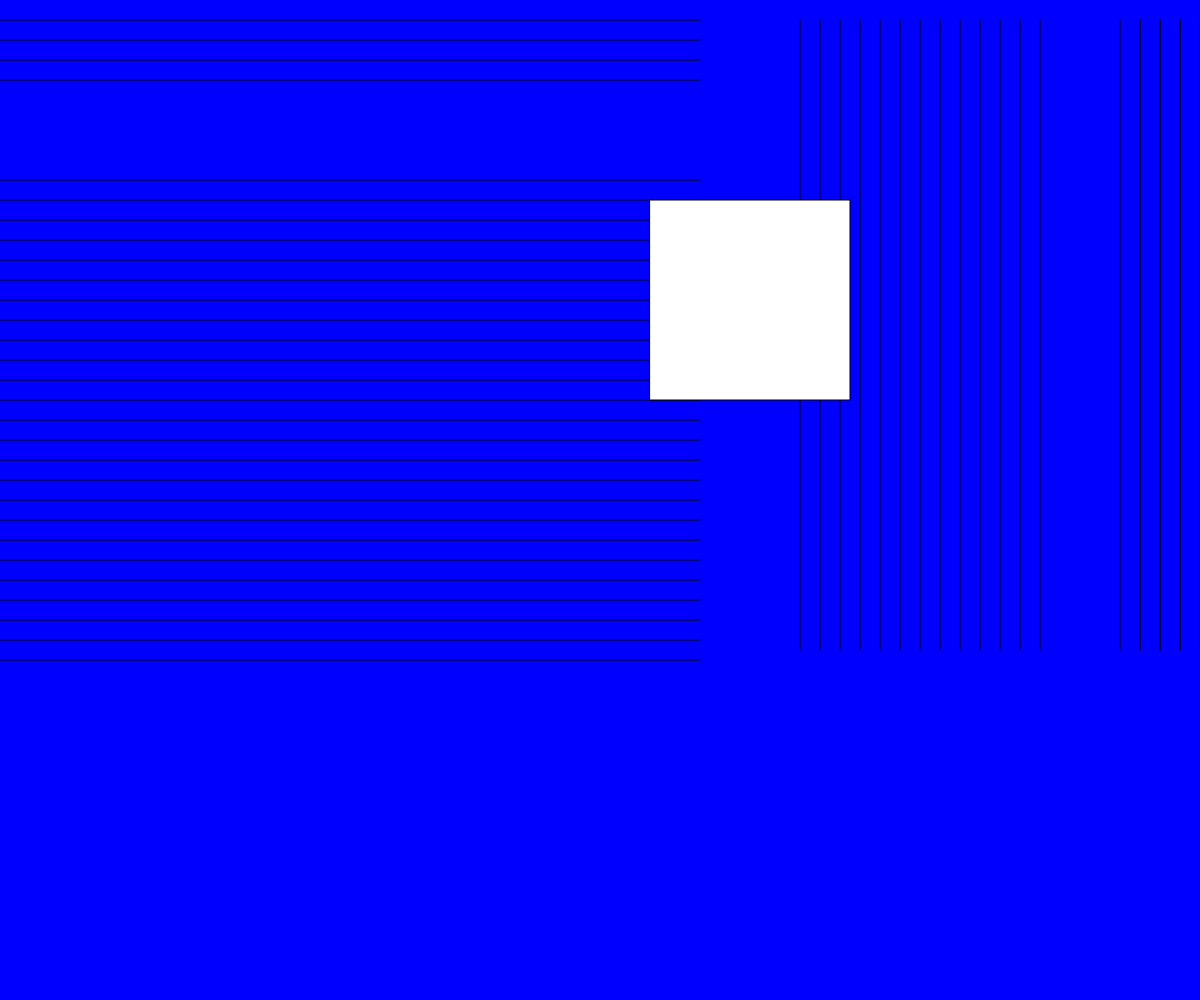
Frame 1 (no input)
Frame 60 (no input): identical to frame 1, image omitted
Frame 120 (the mouse pressed at the canvas centre since frame 60): identical to frame 1, image omitted

The p5.js sketch that drew this single still picture (run headless with seeded random() and noise() and a simulated clock; from frame 60 on, the mouse is pressed at the canvas centre):

// p5.js sketch
// ── sketch.js
//This is a javascript comment!!!!!!!!

//variables:

let x = 1;
let y = 2;

let z = y - x;


let s = 'here is text';


console.log('this is the value of s: ${s}');


function setup() {
    createCanvas(windowWidth, windowHeight);

  }

  function draw() {
    background(0, 0, 255);

    //left side
    line(700, 20, 0, 20);

    line(700, 40, 0, 40);

    line(700, 60, 0, 60);

    line(700, 80, 0, 80);

    line(700, 180, 0, 180);

    line(700, 200, 0, 200);

    line(700, 220, 0, 220);

    line(700, 240, 0, 240);

    line(700, 260, 0, 260);

    line(700, 280, 0, 280);

    line(700, 300, 0, 300);

    line(700, 320, 0, 320);

    line(700, 340, 0, 340);

    line(700, 360, 0, 360);

    line(700, 380, 0, 380);

    line(700, 400, 0, 400);

    line(700, 420, 0, 420);

    line(700, 440, 0, 440);

    line(700, 460, 0, 460);

    line(700, 480, 0, 480);

    line(700, 500, 0, 500);

    line(700, 520, 0, 520);

    line(700, 540, 0, 540);

    line(700, 560, 0, 560);

    line(700, 580, 0, 580);

    line(700, 600, 0, 600);

    line(700, 620, 0, 620);

    line(700, 640, 0, 640);

    line(700, 660, 0, 660);



    //right side
    line(800, 20, 800, 650);

    line(820, 20, 820, 650);

    line(840, 20, 840, 650);

    line(860, 20, 860, 650);

    line(880, 20, 880, 650);

    line(900, 20, 900, 650);

    line(920, 20, 920, 650);

    line(940, 20, 940, 650);

    line(960, 20, 960, 650);

    line(980, 20, 980, 650);

    line(1000, 20, 1000, 650);

    line(1020, 20, 1020, 650);

    line(1040, 20, 1040, 650);

    line(1120, 20, 1120, 650);

    line(1140, 20, 1140, 650);

    line(1160, 20, 1160, 650);

    line(1180, 20, 1180, 650);

    line(1200, 20, 1200, 650);

    line(1220, 20, 1220, 650);

    line(1140, 20, 1140, 650);

    line(1160, 20, 1160, 650);

    line(1180, 20, 1180, 650);

    line(1200, 20, 1200, 650);

    line(1220, 20, 1220, 650);

    line(1240, 20, 1240, 650);

    line(1260, 20, 1260, 650);

    line(1280, 20, 1280, 650);

    line(1300, 20, 1300, 650);

    line(1320, 20, 1320, 650);

    line(1340, 20, 1340, 650);

    line(1360, 20, 1360, 650);

    line(1380, 20, 1380, 650);

    line(1400, 20, 1400, 650);

    line(1420, 20, 1420, 650);

    line(1440, 20, 1440, 650);

    square(650, 200, 200);

  }
